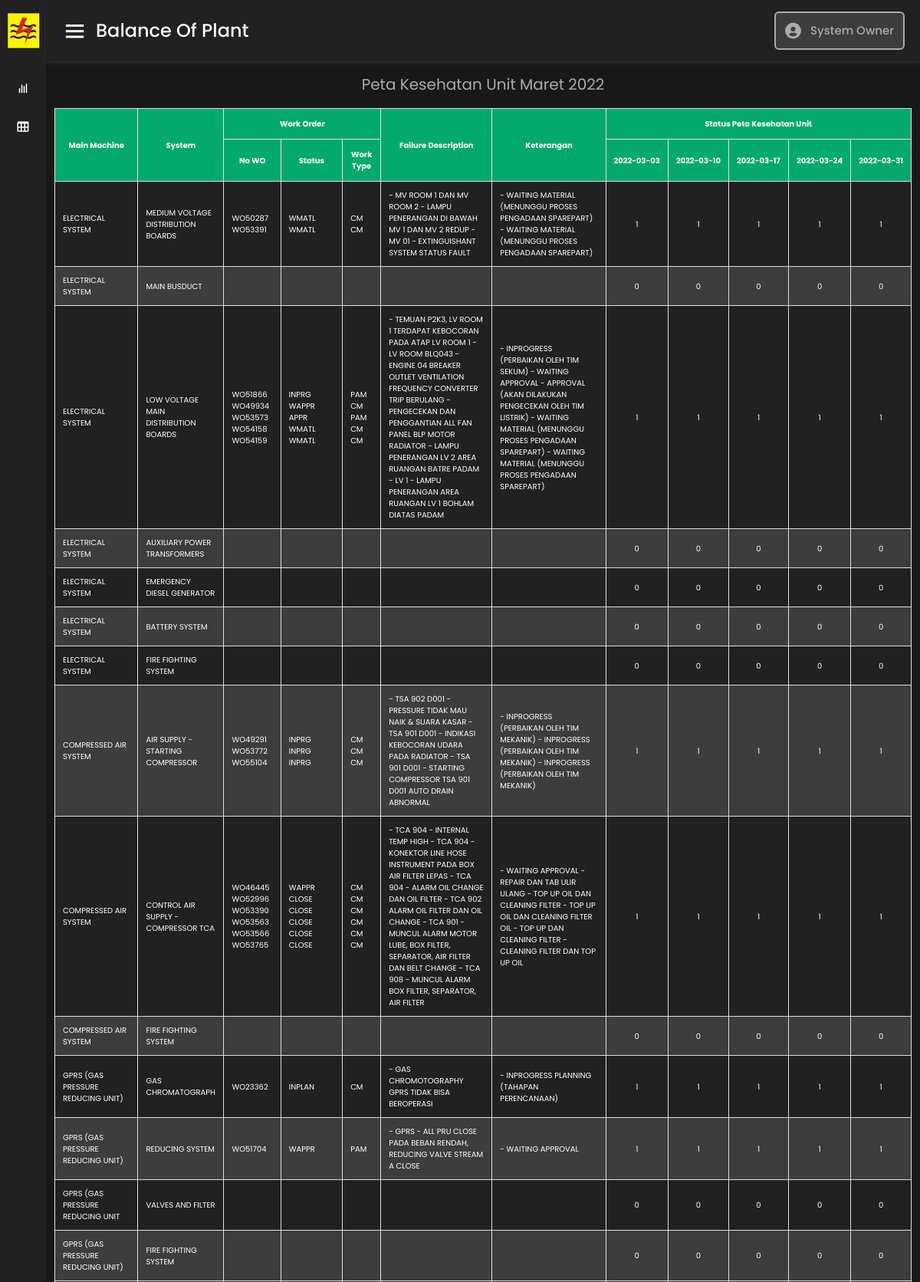
/pages/bop.php (upper part), run on the app's committed database.
### tables this page shows
CREATE TABLE `jadwal` (
  `kode_jadwal` varchar(15) NOT NULL,
  `jadwal_1` date DEFAULT NULL,
  `jadwal_2` date DEFAULT NULL,
  `jadwal_3` date DEFAULT NULL,
  `jadwal_4` date DEFAULT NULL,
  `jadwal_5` date DEFAULT NULL
);

CREATE TABLE `bop` (
  `kode_unit` varchar(2) NOT NULL,
  `main_machine` varchar(70) NOT NULL,
  `system` varchar(36) NOT NULL,
  `no_wo` text DEFAULT NULL,
  `status` text DEFAULT NULL,
  `work_type` text DEFAULT NULL,
  `failure_description` text DEFAULT NULL,
  `keterangan` text DEFAULT NULL,
  `jadwal` varchar(15) NOT NULL,
  `kondisi_1` varchar(1) DEFAULT NULL,
  `kondisi_2` varchar(1) DEFAULT NULL,
  `kondisi_3` varchar(1) DEFAULT NULL,
  `kondisi_4` varchar(1) DEFAULT NULL,
  `kondisi_5` varchar(1) DEFAULT NULL
);

### pages/bop.php (the view, shortened to what this page needs)
<?php
include('../config/connect.php');
?>
<!DOCTYPE html>
<html lang="en">
<head>
    <link rel="stylesheet" href="../css/style.css">
    <link href='https://unpkg.com/boxicons@2.0.7/css/boxicons.min.css' rel='stylesheet'>
    <link href="https://cdn.jsdelivr.net/npm/bootstrap@5.1.3/dist/css/bootstrap.min.css" rel="stylesheet">
</head>
<body style="background: #181818;">
<div class="sidebar">
    <div class="logo-details">
        <i><img src="../material/icon.PNG" alt=""></i>
      <span class="logo_name"><img src="../material/logo.PNG" alt=""><br>UBJOM PLTMG ARUN</span>
    </div>
      <ul class="nav-links">
        <li>
          <a  href="/pku" class="active">
          <i class='bx bx-bar-chart'></i>
            <span class="links_name">Monitoring</span>
          </a>
        </li>
        <li>
          <a  href="#" class="active" data-bs-toggle="collapse" data-bs-target="#navbarToggleExternalContent" aria-controls="navbarToggleExternalContent" aria-expanded="false" aria-label="Toggle navigation">
          <i class='bx bx-table'></i>
            <span class="links_name">Engine Hall</span>
          </a>
        </li>
      </ul>
  </div>
  <section class="home-section">
    <nav>
      <div class="sidebar-button">
        <i class='bx bx-menu sidebarBtn'></i>
        <span class="dashboard">Balance Of Plant</span>
      </div>
      <div class="profile-details">
      <i class='bx bxs-user-circle' ></i>
        <span class="admin_name">System Owner</span>
      </div>
    </nav>
      <div class="home-content">
        <div class="overview-boxes">
          <div class="judul">
        <?php
        $grafik  = mysqli_query($connect, "SELECT kode_jadwal from jadwal,bop where bop.jadwal=jadwal.kode_jadwal group by jadwal");
        while ($p = mysqli_fetch_array($grafik)) {
          ?>
          <span>Peta Kesehatan Unit <?php echo $p['kode_jadwal']?></span>
          <?php } ?>
        </div>
        </div>
        <div class="overview-boxes" >
          <table id="customers" >
          <tr style="background-color: #04AA6D;">
    <th rowspan="2">Main Machine</th>
    <th rowspan="2">System</th>
    <th colspan="3">Work Order</th>
    <th rowspan="2">Failure Description</th>
    <th rowspan="2">Keterangan</th>
    <th colspan="5">Status Peta Kesehatan Unit</th>
  </tr>
  <tr style="background-color: #04AA6D;">
    <th>No WO</th>
    <th>Status</th>
    <th>Work Type</th>
    <?php
              $grafik  = mysqli_query($connect, "SELECT jadwal_1,jadwal_2,jadwal_3,jadwal_4,jadwal_5 FROM jadwal,bop where bop.jadwal=jadwal.kode_jadwal group by jadwal");
              while ($p = mysqli_fetch_array($grafik)) {
        ?>
    <th style="white-space: nowrap;"><?php echo $p['jadwal_1']?></th>
    <th style="white-space: nowrap;"><?php echo $p['jadwal_2']?></th>
    <th style="white-space: nowrap;"><?php echo $p['jadwal_3']?></th>
    <th style="white-space: nowrap;"><?php echo $p['jadwal_4']?></th>
    <th style="white-space: nowrap;"><?php echo $p['jadwal_5']?></th>
    <?php } ?>
  </tr>
  <?php
               $grafik  = mysqli_query($connect, "SELECT * from bop");
               while ($p = mysqli_fetch_array($grafik)) {
  ?>
  <tr>
    <td><?php echo $p['main_machine']?></td>
    <td><?php echo $p['system']?></td>
    <td><?php echo $p['no_wo']?></td>
    <td><?php echo $p['status']?></td>
    <td><?php echo $p['work_type']?></td>
    <td><?php echo $p['failure_description']?></td>
    <td><?php echo $p['keterangan']?></td>
    <td style="text-align: center;"><?php echo $p['kondisi_1']?></td>
    <td style="text-align: center;"><?php echo $p['kondisi_2']?></td>
    <td style="text-align: center;"><?php echo $p['kondisi_3']?></td>
    <td style="text-align: center;"><?php echo $p['kondisi_4']?></td>
    <td style="text-align: center;"><?php echo $p['kondisi_5']?></td>
  </tr>
  <?php } ?>
          </table>
        </div>
      </div>
  </section>
</body>
</html>

### css/style.css (style rules this page uses)
* { margin: 0; padding: 0; box-sizing: border-box; font-family: 'Poppins', sans-serif; }
.sidebar { position: fixed; height: 100%; width: 240px; background: #212121; transition: all 0.5s ease; }
.sidebar .logo-details { height: 80px; display: flex; align-items: center; }
.sidebar .logo-details i { font-size: 28px; font-weight: 500; min-width: 60px; text-align: center; }
.sidebar .logo-details i img { height: 48px; width: 45px; }
.sidebar .logo-details .logo_name { font-size: 10px; font-weight: 400; color:#ffffff; }
.sidebar .nav-links { margin-top: 10px; padding-left: 0rem; }
.sidebar .nav-links li { position: relative; list-style: none; height: 50px; }
.sidebar .nav-links li a { height: 100%; width: 100%; display: flex; align-items: center; text-decoration: none; transition: all 0.4s ease; color:#ffffff; }
.sidebar .nav-links li i { min-width: 60px; text-align: center; font-size: 18px; }
.sidebar .nav-links li a .links_name { font-size: 15px; font-weight: 400; white-space: nowrap; }
.home-section { position: relative; min-height: 100vh; width: calc(100% - 240px); left: 240px; background: #181818; transition: all 0.5s ease; color:#ffffff; }
.home-section nav { display: flex; justify-content: space-between; height: 80px; background: #212121; align-items: center; position: fixed; width: calc(100% - 240px); left: 240px; z-index: 100; padding: 0 20px; box-shadow: 1px 2px 5px rgba(255, 255, 255, 0.1); transition: all 0.5s ease; }
.home-section nav .sidebar-button { display: flex; align-items: center; font-size: 24px; font-weight: 500; white-space: nowrap; }
nav .sidebar-button i { font-size: 35px; margin-right: 10px; }
.home-section nav .profile-details { display: flex; align-items: center; background: #3d3d3d; border: 2px solid #aaaaaa; border-radius: 6px; height: 50px; min-width: 170px; padding-left: 10px; }
nav .profile-details .admin_name { font-size: 15px; font-weight: 500; color: #aaaaaa; margin: 0 10px; white-space: nowrap; }
nav .profile-details i { font-size: 25px; color: #aaaaaa; }
.home-section .home-content { position: relative; padding-top: 90px; }
.home-content .overview-boxes { display: flex; align-items: center; flex-wrap: wrap; padding: 5px 10px 10px 10px; }
.overview-boxes #customers { display: flex; align-items: center; justify-content: center; width: 100%; font-size: 10px; padding: 1px 1px 1px 1px; border-collapse: collapse; border-spacing: 0; }
#customers { font-family: Arial, Helvetica, sans-serif; border-collapse: collapse; width: 100%; background-color: #212121; color:white; }
#customers td, #customers th { border: 1px solid #ddd; padding: 10px; }
#customers tr:nth-child(even) { background-color: #3d3d3d; }
#customers th { padding-top: 12px; padding-bottom: 12px; text-align: center; }
.overview-boxes .judul { display: flex; align-items: center; justify-content: center; width: 100%; color:#aaaaaa; font-size: 20px; }
@media (max-width: 1240px) { .sidebar { width: 60px; } }
@media (max-width: 1240px) { .home-section { width: calc(100% - 60px); left: 60px; } }
@media (max-width: 1240px) { .home-section nav { width: calc(100% - 60px); left: 60px; } }

### data on the page
jadwal: kode_jadwal "Maret 2022"
bop: main_machine "ELECTRICAL SYSTEM", system "MEDIUM VOLTAGE DISTRIBUTION BOARDS", no_wo "WO50287 WO53391", status "WMATL WMATL", work_type "CM CM", failure_description "- MV ROOM 1 DAN MV ROOM 2 - LAMPU PENERANGAN DI BAWAH MV 1 DAN MV 2 REDUP - MV 01 - EXTINGUISHANT SYSTEM STATUS FAULT", keterangan "- WAITING MATERIAL (MENUNGGU PROSES PENGADAAN SPAREPART) - WAITING MATERIAL (MENUNGGU PROSES PENGADAAN SPAREPART)", kondisi_1 "1", kondisi_2 "1", kondisi_3 "1", kondisi_4 "1", kondisi_5 "1"
bop: main_machine "ELECTRICAL SYSTEM", system "MAIN BUSDUCT", kondisi_1 "0", kondisi_2 "0", kondisi_3 "0", kondisi_4 "0", kondisi_5 "0"
bop: main_machine "ELECTRICAL SYSTEM", system "LOW VOLTAGE MAIN DISTRIBUTION BOARDS", no_wo "WO51866 WO49934 WO53573 WO54158 WO54159", status "INPRG WAPPR APPR WMATL WMATL", work_type "PAM CM PAM CM CM", failure_description "- TEMUAN P2K3, LV ROOM 1 TERDAPAT KEBOCORAN PADA ATAP LV ROOM 1 - LV ROOM BLQ043 - ENGINE 04 BREAKER OUTLET VENTILATION FREQUENCY CONVERTER TRIP BERULANG - PENGECEKAN DAN PENGGANTIAN ALL FAN PANEL BLP MOTOR RADIATOR - LAMPU PENERANGAN LV 2 AREA RUANGAN BATRE PADAM - LV 1 - LAMPU PENERANGAN AREA RUANGAN LV 1 BOHLAM DIATAS PADAM", keterangan "- INPROGRESS (PERBAIKAN OLEH TIM SEKUM) - WAITING APPROVAL - APPROVAL (AKAN DILAKUKAN PENGECEKAN OLEH TIM LISTRIK) - WAITING MATERIAL (MENUNGGU PROSES PENGADAAN SPAREPART) - WAITING MATERIAL (MENUNGGU PROSES PENGADAAN SPAREPART)", kondisi_1 "1", kondisi_2 "1", kondisi_3 "1", kondisi_4 "1", kondisi_5 "1"
bop: main_machine "ELECTRICAL SYSTEM", system "AUXILIARY POWER TRANSFORMERS", kondisi_1 "0", kondisi_2 "0", kondisi_3 "0", kondisi_4 "0", kondisi_5 "0"
bop: main_machine "ELECTRICAL SYSTEM", system "EMERGENCY DIESEL GENERATOR", kondisi_1 "0", kondisi_2 "0", kondisi_3 "0", kondisi_4 "0", kondisi_5 "0"
bop: main_machine "ELECTRICAL SYSTEM", system "BATTERY SYSTEM", kondisi_1 "0", kondisi_2 "0", kondisi_3 "0", kondisi_4 "0", kondisi_5 "0"
bop: main_machine "ELECTRICAL SYSTEM", system "FIRE FIGHTING SYSTEM", kondisi_1 "0", kondisi_2 "0", kondisi_3 "0", kondisi_4 "0", kondisi_5 "0"
bop: main_machine "COMPRESSED AIR SYSTEM", system "AIR SUPPLY - STARTING COMPRESSOR", no_wo "WO49291 WO53772 WO55104", status "INPRG INPRG INPRG", work_type "CM CM CM", failure_description "- TSA 902 D001 - PRESSURE TIDAK MAU NAIK & SUARA KASAR - TSA 901 D001 - INDIKASI KEBOCORAN UDARA PADA RADIATOR - TSA 901 D001 - STARTING COMPRESSOR TSA 901 D001 AUTO DRAIN ABNORMAL", keterangan "- INPROGRESS (PERBAIKAN OLEH TIM MEKANIK) - INPROGRESS (PERBAIKAN OLEH TIM MEKANIK) - INPROGRESS (PERBAIKAN OLEH TIM MEKANIK)", kondisi_1 "1", kondisi_2 "1", kondisi_3 "1", kondisi_4 "1", kondisi_5 "1"
bop: main_machine "COMPRESSED AIR SYSTEM", system "CONTROL AIR SUPPLY - COMPRESSOR TCA", no_wo "WO46445 WO52996 WO53390 WO53563 WO53566 WO53765", status "WAPPR CLOSE CLOSE CLOSE CLOSE CLOSE", work_type "CM CM CM CM CM CM", failure_description "- TCA 904 - INTERNAL TEMP HIGH - TCA 904 - KONEKTOR LINE HOSE INSTRUMENT PADA BOX AIR FILTER LEPAS - TCA 904 - ALARM OIL CHANGE DAN OIL FILTER - TCA 902 ALARM OIL FILTER DAN OIL CHANGE - TCA 901 - MUNCUL ALARM MOTOR LUBE, BOX FILTER, SEPARATOR, AIR FILTER DAN BELT CHANGE - TCA 908 - MUNCUL ALARM BOX FILTER, SEPARATOR, AIR FILTER", keterangan "- WAITING APPROVAL - REPAIR DAN TAB ULIR ULANG - TOP UP OIL DAN CLEANING FILTER - TOP UP OIL DAN CLEANING FILTER OIL - TOP UP DAN CLEANING FILTER - CLEANING FILTER DAN TOP UP OIL", kondisi_1 "1", kondisi_2 "1", kondisi_3 "1", kondisi_4 "1", kondisi_5 "1"
bop: main_machine "COMPRESSED AIR SYSTEM", system "FIRE FIGHTING SYSTEM", kondisi_1 "0", kondisi_2 "0", kondisi_3 "0", kondisi_4 "0", kondisi_5 "0"
bop: main_machine "GPRS (GAS PRESSURE REDUCING UNIT)", system "GAS CHROMATOGRAPH", no_wo "WO23362", status "INPLAN", work_type "CM", failure_description "- GAS CHROMOTOGRAPHY GPRS TIDAK BISA BEROPERASI", keterangan "- INPROGRESS PLANNING (TAHAPAN PERENCANAAN)", kondisi_1 "1", kondisi_2 "1", kondisi_3 "1", kondisi_4 "1", kondisi_5 "1"
bop: main_machine "GPRS (GAS PRESSURE REDUCING UNIT)", system "REDUCING SYSTEM", no_wo "WO51704", status "WAPPR", work_type "PAM", failure_description "- GPRS - ALL PRU CLOSE PADA BEBAN RENDAH, REDUCING VALVE STREAM A CLOSE", keterangan "- WAITING APPROVAL", kondisi_1 "1", kondisi_2 "1", kondisi_3 "1", kondisi_4 "1", kondisi_5 "1"
bop: main_machine "GPRS (GAS PRESSURE REDUCING UNIT", system "VALVES AND FILTER", kondisi_1 "0", kondisi_2 "0", kondisi_3 "0", kondisi_4 "0", kondisi_5 "0"
bop: main_machine "GPRS (GAS PRESSURE REDUCING UNIT)", system "FIRE FIGHTING SYSTEM", kondisi_1 "0", kondisi_2 "0", kondisi_3 "0", kondisi_4 "0", kondisi_5 "0"

### other printed values
$p['jadwal_1'] "2022-03-03"
$p['jadwal_2'] "2022-03-10"
$p['jadwal_3'] "2022-03-17"
$p['jadwal_4'] "2022-03-24"
$p['jadwal_5'] "2022-03-31"
